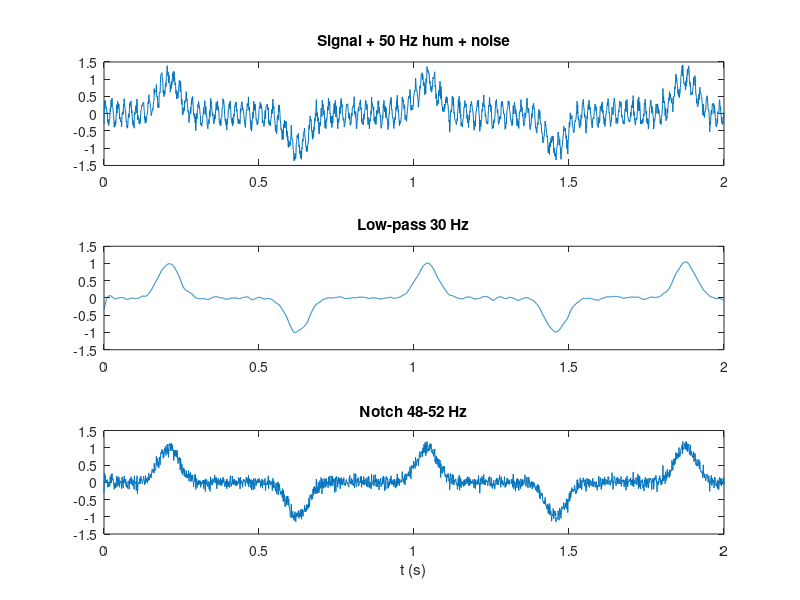

MATLAB code for this plot:
% Day 097 · Signal Processing 2: Designing and Applying Filters — Butterworth low-pass and a 50 Hz notch
% Run: open this file in MATLAB and press Run (or type example_2 in the Command Window)

% Needs: Signal Processing Toolbox
fs = 1000; t = 0:1/fs:2;
rng(3);
ecg_like = sin(2*pi*1.2*t).^15;                   % a spiky slow signal
x = ecg_like + 0.3*sin(2*pi*50*t) + 0.1*randn(size(t));
[b, a] = butter(4, 30/(fs/2));                    % 4th-order low-pass at 30 Hz
y = filtfilt(b, a, x);
[bn, an] = butter(2, [48 52]/(fs/2), 'stop');     % band-stop around 50 Hz
y2 = filtfilt(bn, an, x);
subplot(3, 1, 1); plot(t, x); title('Signal + 50 Hz hum + noise')
subplot(3, 1, 2); plot(t, y); title('Low-pass 30 Hz')
subplot(3, 1, 3); plot(t, y2); title('Notch 48-52 Hz'); xlabel('t (s)')
fprintf('RMS error: raw %.3f, low-pass %.3f, notch %.3f\n', ...
    sqrt(mean((x - ecg_like).^2)), sqrt(mean((y - ecg_like).^2)), sqrt(mean((y2 - ecg_like).^2)));
